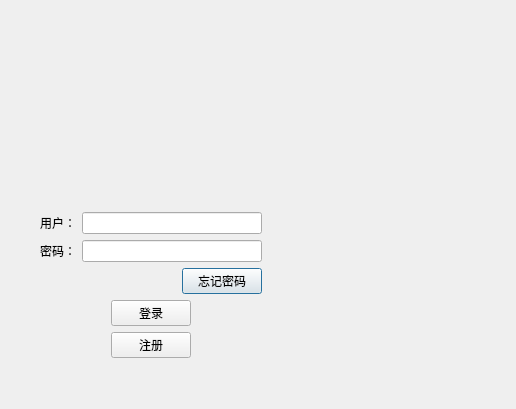
<?xml version="1.0" encoding="UTF-8"?>
<ui version="4.0">
 <class>LoginDialog</class>
 <widget class="QDialog" name="LoginDialog">
  <property name="geometry">
   <rect>
    <x>0</x>
    <y>0</y>
    <width>516</width>
    <height>409</height>
   </rect>
  </property>
  <property name="windowTitle">
   <string>Dialog</string>
  </property>
  <widget class="QWidget" name="layoutWidget">
   <property name="geometry">
    <rect>
     <x>40</x>
     <y>40</y>
     <width>222</width>
     <height>318</height>
    </rect>
   </property>
   <layout class="QVBoxLayout" name="verticalLayout_4">
    <item>
     <widget class="QWidget" name="widget" native="true">
      <property name="minimumSize">
       <size>
        <width>220</width>
        <height>100</height>
       </size>
      </property>
     </widget>
    </item>
    <item>
     <layout class="QVBoxLayout" name="verticalLayout_3">
      <item>
       <layout class="QVBoxLayout" name="verticalLayout">
        <item>
         <layout class="QHBoxLayout" name="horizontalLayout">
          <item>
           <widget class="QLabel" name="label">
            <property name="text">
             <string>用户：</string>
            </property>
           </widget>
          </item>
          <item>
           <widget class="QLineEdit" name="userline"/>
          </item>
         </layout>
        </item>
        <item>
         <layout class="QHBoxLayout" name="horizontalLayout_2">
          <item>
           <widget class="QLabel" name="label_2">
            <property name="text">
             <string>密码：</string>
            </property>
           </widget>
          </item>
          <item>
           <widget class="QLineEdit" name="psswordline"/>
          </item>
         </layout>
        </item>
        <item>
         <layout class="QHBoxLayout" name="horizontalLayout_3">
          <item>
           <spacer name="horizontalSpacer">
            <property name="orientation">
             <enum>Qt::Horizontal</enum>
            </property>
            <property name="sizeHint" stdset="0">
             <size>
              <width>40</width>
              <height>20</height>
             </size>
            </property>
           </spacer>
          </item>
          <item>
           <widget class="QPushButton" name="fogetpushbutton">
            <property name="text">
             <string>忘记密码</string>
            </property>
           </widget>
          </item>
         </layout>
        </item>
        <item>
         <layout class="QHBoxLayout" name="horizontalLayout_4">
          <item>
           <spacer name="horizontalSpacer_2">
            <property name="orientation">
             <enum>Qt::Horizontal</enum>
            </property>
            <property name="sizeHint" stdset="0">
             <size>
              <width>40</width>
              <height>20</height>
             </size>
            </property>
           </spacer>
          </item>
          <item>
           <widget class="QPushButton" name="loginpushbutto">
            <property name="text">
             <string>登录</string>
            </property>
           </widget>
          </item>
          <item>
           <spacer name="horizontalSpacer_4">
            <property name="orientation">
             <enum>Qt::Horizontal</enum>
            </property>
            <property name="sizeHint" stdset="0">
             <size>
              <width>40</width>
              <height>20</height>
             </size>
            </property>
           </spacer>
          </item>
         </layout>
        </item>
        <item>
         <layout class="QHBoxLayout" name="horizontalLayout_5">
          <item>
           <spacer name="horizontalSpacer_3">
            <property name="orientation">
             <enum>Qt::Horizontal</enum>
            </property>
            <property name="sizeHint" stdset="0">
             <size>
              <width>40</width>
              <height>20</height>
             </size>
            </property>
           </spacer>
          </item>
          <item>
           <widget class="QPushButton" name="registerpushbutton">
            <property name="text">
             <string>注册</string>
            </property>
           </widget>
          </item>
          <item>
           <spacer name="horizontalSpacer_5">
            <property name="orientation">
             <enum>Qt::Horizontal</enum>
            </property>
            <property name="sizeHint" stdset="0">
             <size>
              <width>40</width>
              <height>20</height>
             </size>
            </property>
           </spacer>
          </item>
         </layout>
        </item>
       </layout>
      </item>
     </layout>
    </item>
   </layout>
  </widget>
 </widget>
 <resources/>
 <connections/>
</ui>
